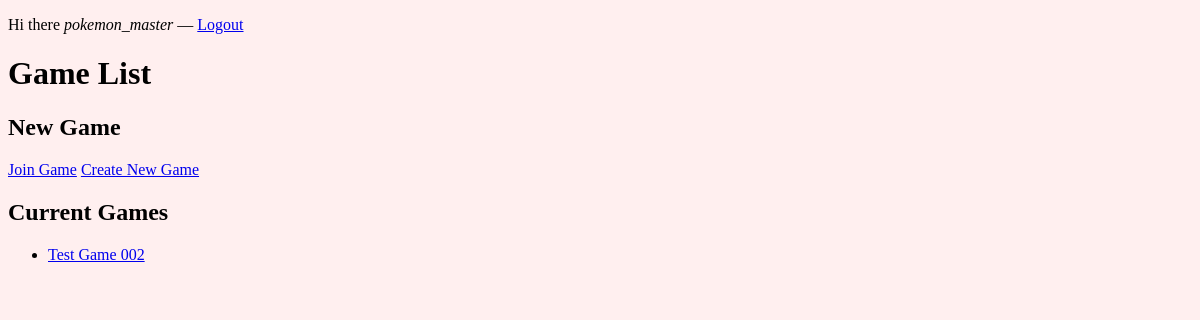
The page /game (signed in) on the database as committed earlier.
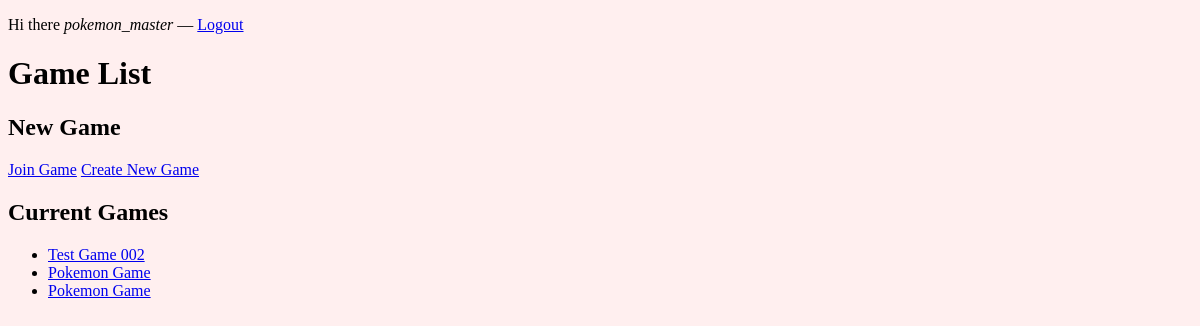
The same page on the database as committed later.
### peppercat/models.py (models this page shows, shortened)
class Game(db.Model):
	__tablename__ = 'games'
	id            = db.Column(db.Integer, primary_key = True)
	name          = db.Column(db.String())
	date          = db.Column(db.DateTime())
	private       = db.Column(db.Boolean())
	current_scene = db.Column(db.Integer, db.ForeignKey('scenes.id'))
	game_master   = db.Column(db.Integer, db.ForeignKey('users.id'))

### peppercat/routes.py (the view)
@app.route('/game')
def gamelist():
	if 'email' not in session:
		return redirect(url_for('login'))
	gamelist = User.query.filter_by(email = session['email']).first().games
	return render_template('gamelist.html', gamelist = gamelist, user = session['username'])

### peppercat/templates/gamelist.html (shortened to what this page needs)
{% extends "layout.html" %}
{% block content %}
	<p>Hi there <em>{{ user }}</em> &mdash; <a href="{{ url_for('logout') }}">Logout</a></p>
	<h1>Game List</h1>
	<h2>New Game</h2>
	<a href="{{ url_for('public_games') }}">Join Game</a>
	<a href="{{ url_for('create_game') }}">Create New Game</a>
	<h2>Current Games</h2>
	{% if gamelist %}
		<ul>
		{% for game in gamelist %}
			<li><a href="{{ url_for('game', id = game.id) }}">{{ game.name }}</a></li>
		{% endfor %}
		</ul>
	{% endif %}
{% endblock %}

Rows that differ between the two databases and show on the page:
added Game: name "Pokemon Game"
added Game: name "Pokemon Game"
